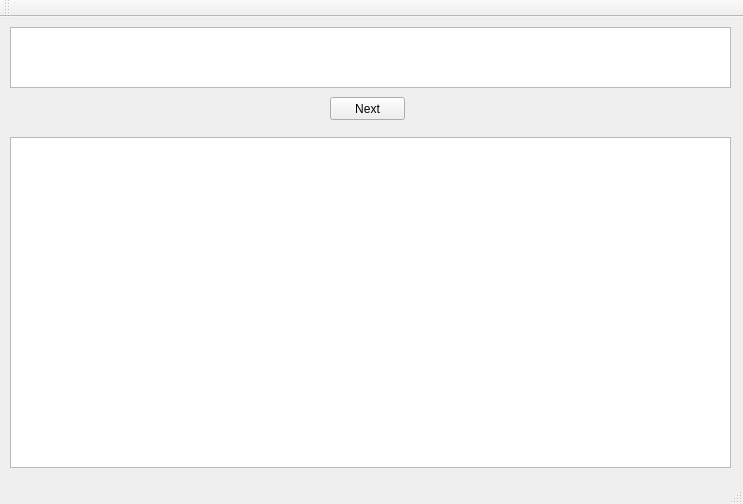
<?xml version="1.0" encoding="UTF-8"?>
<ui version="4.0">
 <class>ExerciseRandomiser</class>
 <widget class="QMainWindow" name="ExerciseRandomiser">
  <property name="geometry">
   <rect>
    <x>0</x>
    <y>0</y>
    <width>743</width>
    <height>504</height>
   </rect>
  </property>
  <property name="windowTitle">
   <string>ExerciseRandomiser</string>
  </property>
  <widget class="QWidget" name="centralWidget">
   <widget class="QTableWidget" name="taqbleCurrentExercise">
    <property name="geometry">
     <rect>
      <x>10</x>
      <y>10</y>
      <width>721</width>
      <height>61</height>
     </rect>
    </property>
   </widget>
   <widget class="QPushButton" name="pushNext">
    <property name="geometry">
     <rect>
      <x>330</x>
      <y>80</y>
      <width>75</width>
      <height>23</height>
     </rect>
    </property>
    <property name="text">
     <string>Next</string>
    </property>
   </widget>
   <widget class="QTableWidget" name="tableExerciseList">
    <property name="geometry">
     <rect>
      <x>10</x>
      <y>120</y>
      <width>721</width>
      <height>331</height>
     </rect>
    </property>
   </widget>
  </widget>
  <widget class="QMenuBar" name="menuBar">
   <property name="geometry">
    <rect>
     <x>0</x>
     <y>0</y>
     <width>743</width>
     <height>21</height>
    </rect>
   </property>
  </widget>
  <widget class="QToolBar" name="mainToolBar">
   <attribute name="toolBarArea">
    <enum>TopToolBarArea</enum>
   </attribute>
   <attribute name="toolBarBreak">
    <bool>false</bool>
   </attribute>
  </widget>
  <widget class="QStatusBar" name="statusBar"/>
 </widget>
 <layoutdefault spacing="6" margin="11"/>
 <resources/>
 <connections/>
</ui>
